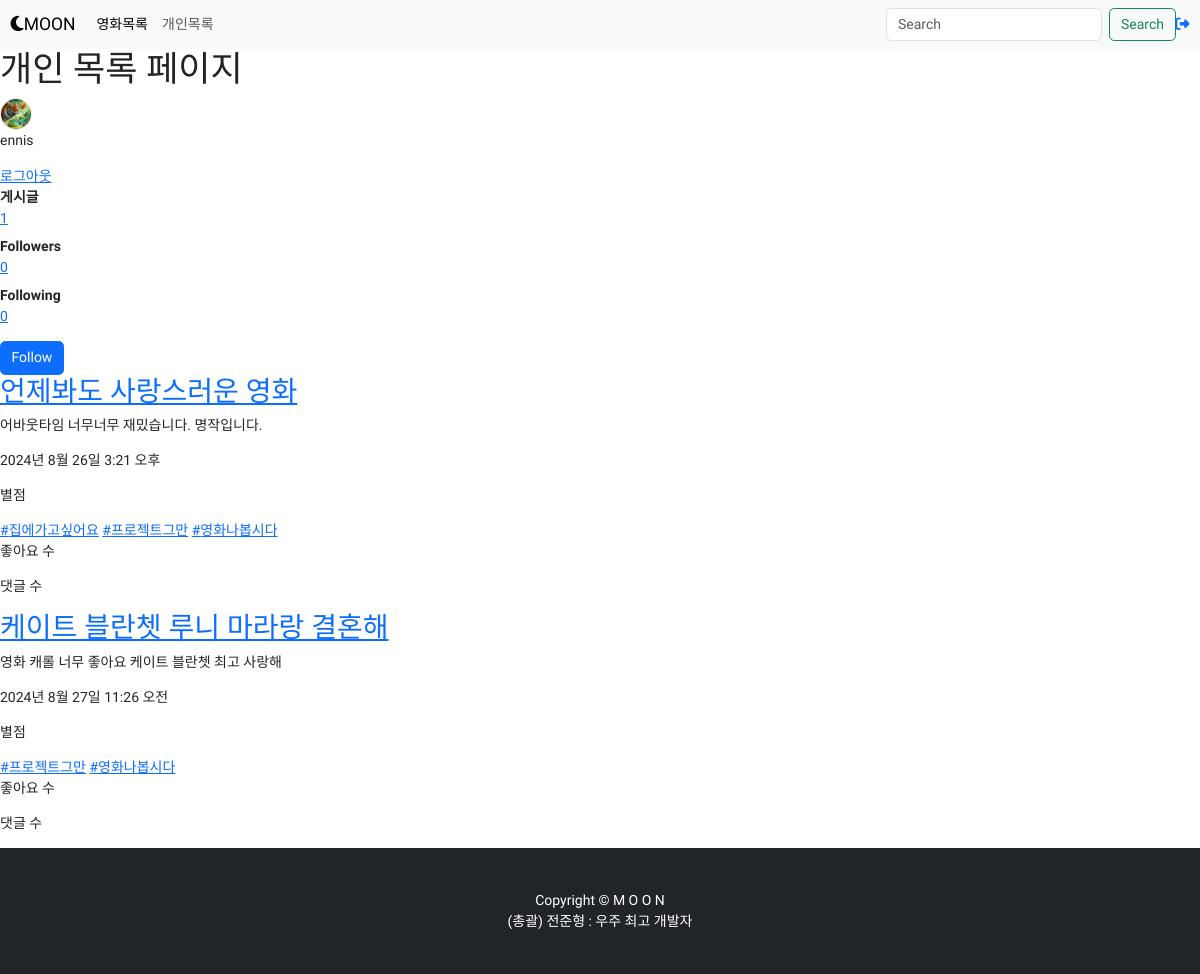
The page /posts/feeds/ (signed in) on the database as committed earlier.
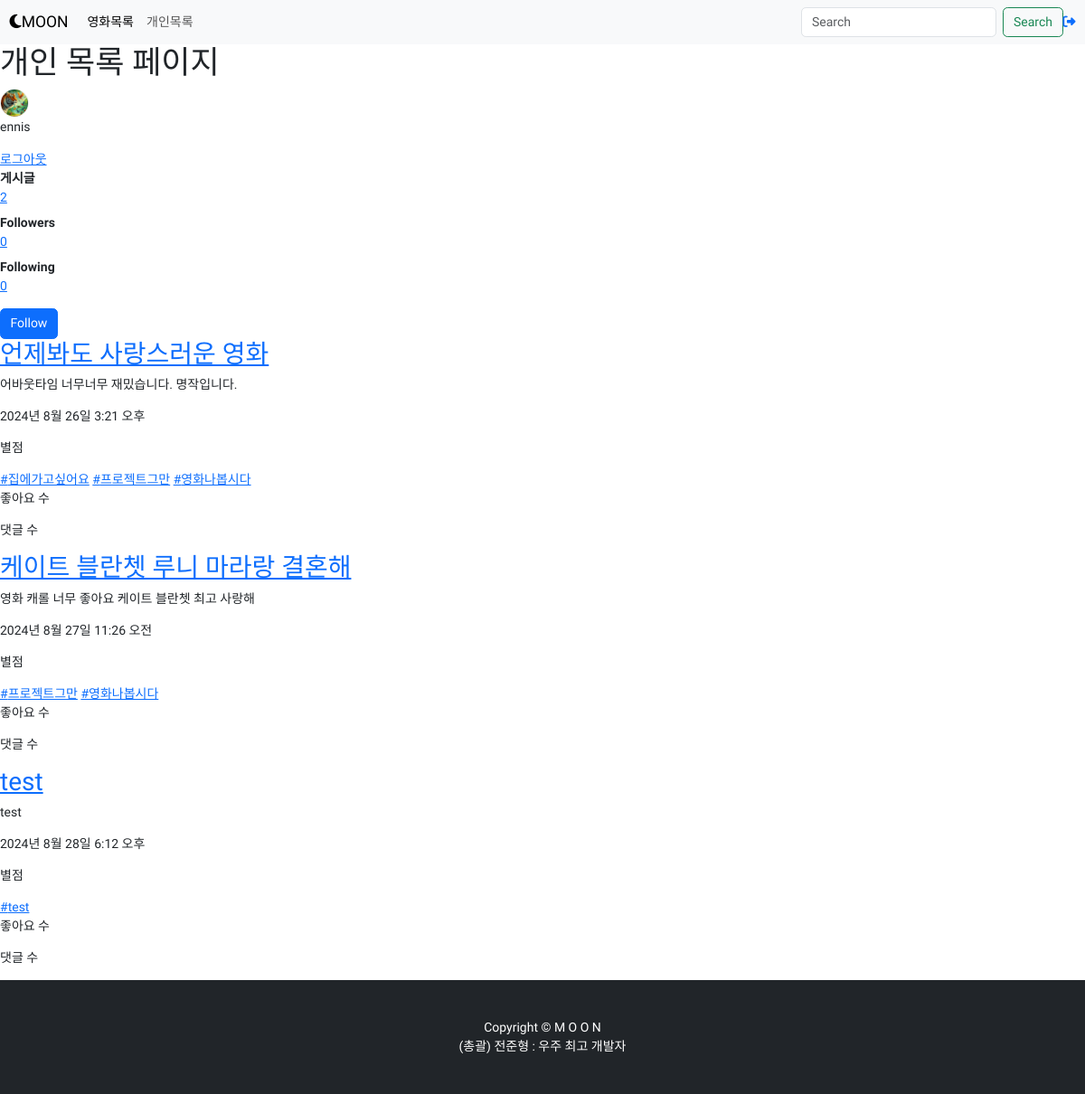
The same page on the database as committed later.
### users/models.py (models this page shows, shortened)
class User(AbstractUser):
    profile_image = models.ImageField("프로필 이미지", upload_to="users/profile", blank=True)
    short_description = models.TextField("소개글", blank=True)
    like_posts = models.ManyToManyField(
        "posts.Post",
        verbose_name="좋아요 누른 게시글",
        related_name="like_users",
        blank=True,
    )
    following = models.ManyToManyField(
        "self",
        verbose_name="팔로우 중인 사용자들",
        related_name="followers",
        symmetrical=False,
        through="users.Relationship",
    )

### posts/models.py (models this page shows, shortened)
class Post(models.Model):
    movies = models.ForeignKey("movies.movies_post",
                              verbose_name = "영화",
                              on_delete = models.CASCADE)
    user = models.ForeignKey("users.User", # 앱이름.모델이름
                             verbose_name = "작성자",
                             on_delete = models.CASCADE) # 작성자 데이터 삭제되면 Post도 같이 삭제
    review = models.TextField("리뷰", blank=False)
    short_comment = models.CharField("한줄평", max_length = 50)
    created = models.DateTimeField("작성일시", auto_now_add = True)
    tags = models.ManyToManyField("posts.HashTag", verbose_name="해시태그 목록", blank=True)

class HashTag(models.Model):
    name = models.CharField("태그명", max_length=30)

### posts/views.py (the view)
# urls.py: path("feeds/", views.feeds, name = "feeds"),
def feeds(request):
    user = request.user
    is_authenticated = user.is_authenticated
    if not is_authenticated:
        return redirect("users:login")
    posts = Post.objects.all()
    context = {
        "posts" : posts
    }
    return render(request, "posts/feeds.html", context)

### templates/posts/feeds.html (shortened to what this page needs)
{% extends '_base.html' %}
{% block main_area %}
    <h1>개인 목록 페이지</h1>
    <div class="user"><img src="{{ user.profile_image.url }}"></div>
    <p>{{ user.username }}</p>
    <a href = "/users/logout/">로그아웃</a>
    <div class = "counts">
        <dl>
            <dt>게시글</dt>
            <dd>
                <a href = "{% url 'posts:feeds' %}">{{ user.post_set.count }}</dd></a>
            <dt>Followers</dt>
            <dd>
                <a href = "{% url 'users:followers' user_id=user.id %}">{{ user.followers.count }}</dd></a>
            <dt>Following</dt>
            <dd>
                <a href = "{% url 'users:following' user_id=user.id %}">{{ user.following.count }}</dd></a>
        </dl>
    </div>
            {% if user != post.user %}
            <form action = "{% url 'users:follow' user_id=user.id %}"
                method = "POST">
                <button type = "submit" class = "btn btn-primary">
                    {% if post.user in user.following.all %}
                        Unfollow
                    {% else %}
                        Follow
                    {% endif %}
                </button>
            </form>
            {% endif %}
    <section>
        {% for post in posts %}
        <div>
            <h2>
                <a href = "/posts/{{post.pk}}/">{{ post.short_comment }}</a>
            </h2>
            <p>{{ post.review }} </p>
            <p>{{ post.created }}</p>
            <p>별점</p>
            <div class = "post-tags">
                {% for tag in post.tags.all %}
                    <a href = "{% url 'posts:tags' tag_name=tag.name %}">#{{ tag.name }}</a>
                {% endfor %}
            </div>
            <p>좋아요 수</p>
            <p>댓글 수</p>
        </div>
        {% endfor %}
    </section>
{% endblock %}

### templates/_base.html (shortened to what this page needs)
{% load static %}
<!DOCTYPE html>
<html lang = "ko">
    <head>
        <link rel = "stylesheet" href = "">
        <link href="{% static 'movies/movie.css' %}" rel="stylesheet">
        <link href="{% static 'bootstrap/css/bootstrap.min.css' %}" rel="stylesheet">
    </head>
    <body>
        {% include 'nav.html' %}
        {% block main_area %}
        {% endblock %}
        {% include 'footer.html' %}
    </body>
</html>

### templates/nav.html (shortened to what this page needs)
<nav class="navbar navbar-expand-lg bg-body-tertiary">
    <div class="container-fluid">
        <a class="navbar-brand" href="{% url 'movies:movies_list' %}"><i class="fa-solid fa-moon"></i>MOON</a>
        <div class="collapse navbar-collapse" id="navbarSupportedContent">
            <ul class="navbar-nav me-auto mb-2 mb-lg-0">
                <li class="nav-item">
                    <a class="nav-link active" aria-current="page" href="{% url 'movies:movies_list' %}">영화목록</a>
                </li>
                <li class="nav-item">
                    <a class="nav-link" href="{% url 'posts:feeds' %}">개인목록</a>
                </li>
            </ul>
            <form method="GET" class="d-flex" role="search" action="{% url 'movies:search' %}">
                <input class="form-control me-2" type="text" placeholder="Search" aria-label="Search" name="keyword">
                <button class="btn btn-outline-success" type="submit">Search</button>
            </form>
            <ul class="navbar-nav">
                <li class="nav-item">
                    <a href="{% url 'users:logout' %}"><i class="fa-solid fa-right-from-bracket"></i></a>
                </li>
            </ul>
        </div>
    </div>
 </nav>

### templates/footer.html
<footer class="py-5 bg-dark">
    <div class="container"><p class="m-0 text-center text-white">Copyright &copy; M O O N</p></div>
    <div class="container"><p class="m-0 text-center text-white">(총괄) 전준형 : 우주 최고 개발자</p></div>
</footer>

### static/movies/movie.css (style rules this page uses)
* { font-family: 'Gowun Dodum', sans-serif; }
html { margin: 0; font-family: "Noto Sans KR", serif; font-weight: 300; font-size: 14px; color: #333; height: 100%; }
div.user img { height: 32px; border-radius: 50%; border: 1px solid #eee; box-sizing: border-box; margin-right: 10px; }
div.user { display: flex; align-items: center; gap: 1rem; }

Rows that differ between the two databases and show on the page:
changed User "ennis": post_set.count "1" → "2"
added Post: short_comment "test", review "test", created "2024년 8월 28일 6:12 오후"
added HashTag: name "test"
